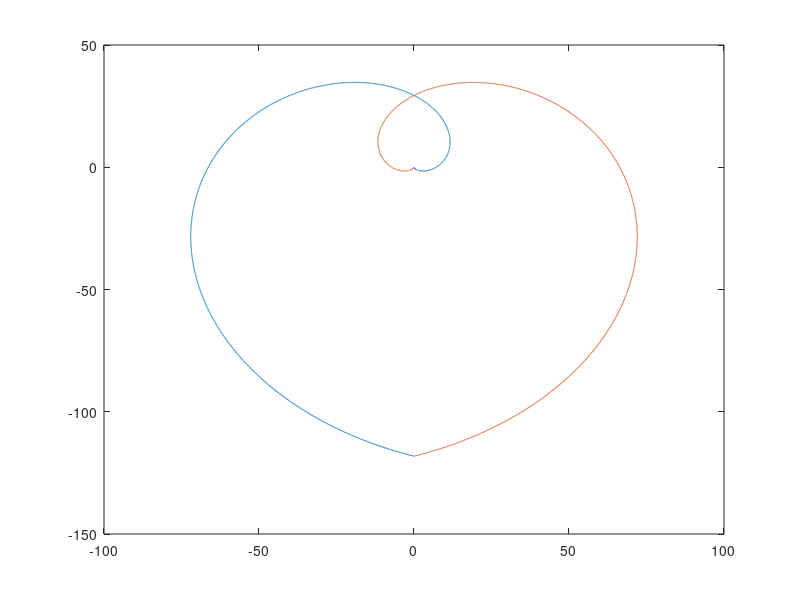

This chart was generated by the following MATLAB code:
a = 3;
d = 0.25;
phi = linspace(0,2*pi,10000);
rho = a*phi.^2 - d;
x = rho.*cos(phi);
y1 = rho.*sin(phi);
y2 = -rho.*sin(phi);
plot(y1,-x);
hold on;
plot(y2,-x);
hold off;
